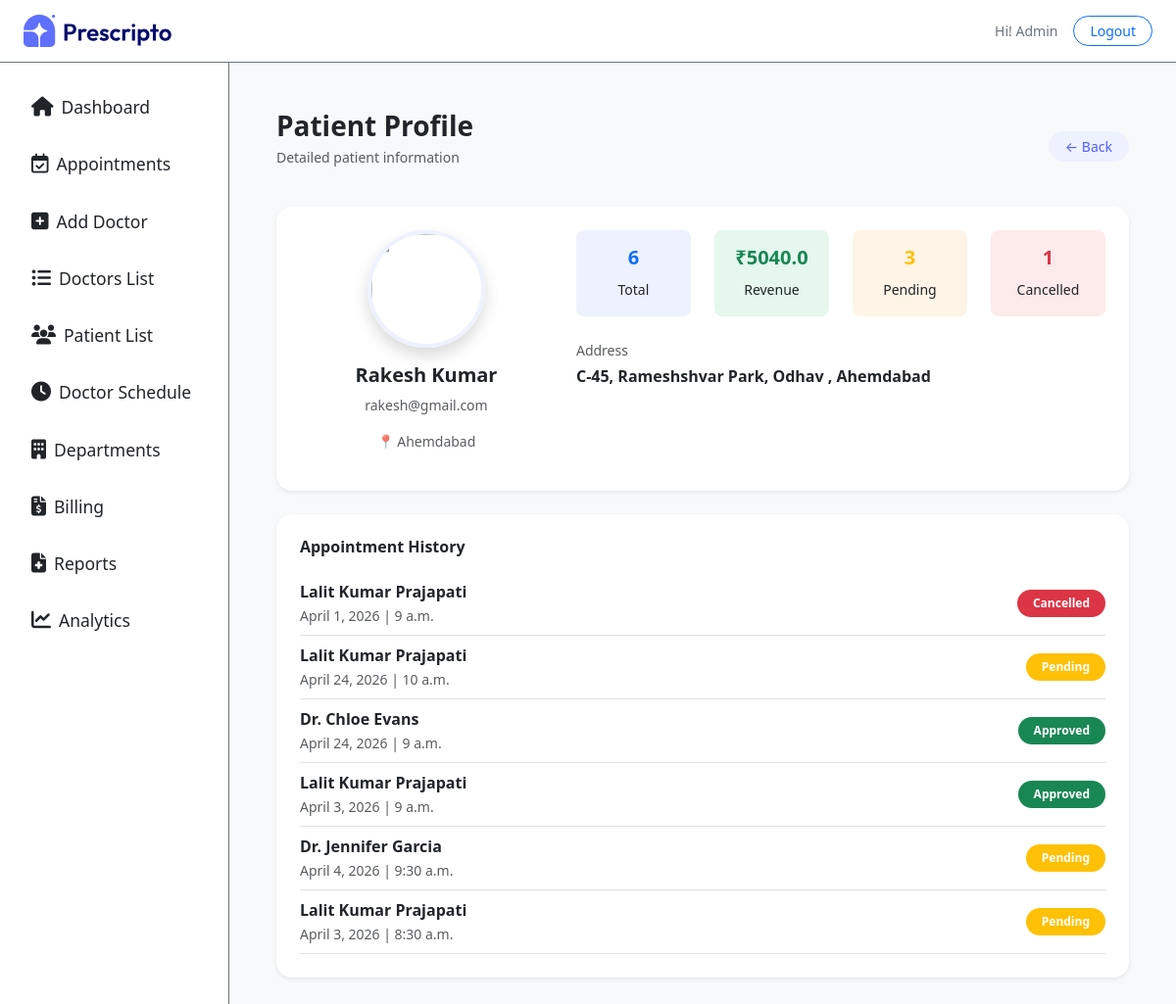
The app's page /patient/4/ (signed in), older data.
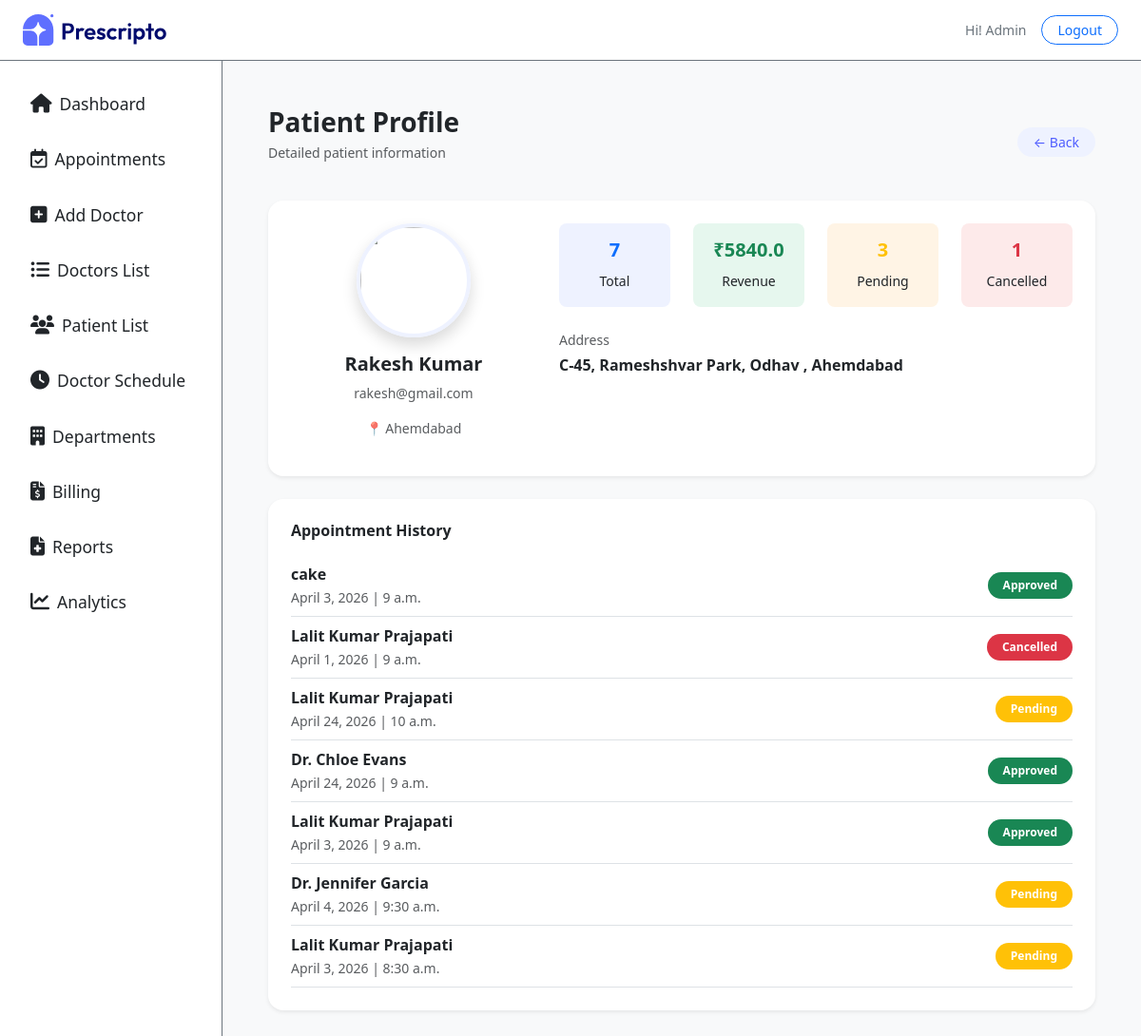
The same page, newer data.
### appointment/models.py (models this page shows, shortened)
class Appointment(models.Model):
    STATUS_CHOICES = (
        ('Pending', 'Pending'),
        ('Approved', 'Approved'),
        ('Cancelled', 'Cancelled'),
    )
    PAYMENT_METHOD = (
        ('Cash', 'Cash'),
        ('Online', 'Online'),
    )
    user = models.ForeignKey(
        Patients,
        on_delete=models.CASCADE,
        related_name='appointments'   # ✅ IMPORTANT
    )
    doctor = models.ForeignKey(Doctor, on_delete=models.CASCADE)
    appointment_date = models.DateField()
    appointment_time = models.TimeField()
    status = models.CharField(max_length=10, choices=STATUS_CHOICES, default='Pending')
    payment_method = models.CharField(max_length=10, choices=PAYMENT_METHOD, default='Cash')
    is_billed = models.BooleanField(default=False)
    created_at = models.DateTimeField(auto_now_add=True)

class Doctor(models.Model):
    image = CloudinaryField('image', folder='doctor_image')
    name = models.CharField(max_length=100)
    email = models.EmailField()
    username = models.CharField(max_length=255, unique=True)
    password = models.CharField(max_length=100)
    experience = models.IntegerField()
    fees = models.FloatField()
    category = models.ForeignKey(Category, on_delete=models.CASCADE)
    degree = models.CharField(max_length=50)
    about = models.TextField()
    address = models.TextField()
    available = models.BooleanField(default=True)

### appointment/views.py (the view)
# urls.py: path('patient/<int:id>/', views.patient_detail, name='patient_detail'),
@login_required(login_url='/dash_login')
@staff_member_required
def patient_detail(request, id):
    patient = get_object_or_404(Patients, id=id)
    stats = Appointment.objects.filter(user=patient).aggregate(
        total_appointments=Count('id'),
        total_bill=Sum('doctor__fees', filter=Q(status='Approved')),
        pending=Count('id', filter=Q(status='Pending')),
        cancelled=Count('id', filter=Q(status='Cancelled')),
    )
    appointments = Appointment.objects.filter(user=patient).order_by('-created_at')
    context = {
        'patient': patient,
        'appointments': appointments,
        'stats': stats,
        'action': 'patient_detail',
        "role": "admin"
    }
    return render(request, 'dashboard/patient_detail.html', context)

### templates/dashboard/patient_detail.html (shortened to what the changed rows need)
{% extends "dashboard/layout.html" %}
{% load static %}
{% block contant %}
<section class="p-5 bg-light" style="width: 100%;">
    <div class="bg-white rounded-4 shadow-sm p-4 mb-4" data-aos="fade-up">
        <div class="row">
            <div class="col-md-8">
                <div class="row text-center">
                    <div class="col-3">
                        <div class="p-3 rounded-3"
                            style="background:#eef2ff;">
                            <h5 class="fw-bold text-primary">
                                {{ stats.total_appointments|default:"0" }}
                            </h5>
                            <small>Total</small>
                        </div>
                    </div>
                    <div class="col-3">
                        <div class="p-3 rounded-3"
                            style="background:#e6f7ee;">
                            <h5 class="fw-bold text-success">
                                ₹{{ stats.total_bill|default:"0" }}
                            </h5>
                            <small>Revenue</small>
                        </div>
                    </div>
                </div>
            </div>
        </div>
    </div>
    <div class="bg-white rounded-4 shadow-sm p-4" data-aos="fade-up">
        {% for app in appointments %}
        <div class="d-flex justify-content-between align-items-center border-bottom py-2">
            <div>
                <p class="mb-0 fw-semibold">{{ app.doctor.name }}</p>
                <small class="text-muted">
                    {{ app.appointment_date }} | {{ app.appointment_time }}
                </small>
            </div>
            <span class="badge px-3 py-2 rounded-pill
                {% if app.status == 'Approved' %}
                    bg-success
                {% elif app.status == 'Pending' %}
                    bg-warning
                {% else %}
                    bg-danger
                {% endif %}">
                {{ app.status }}
            </span>
        </div>
        {% empty %}
        <p class="text-muted small">No appointments found</p>
        {% endfor %}
    </div>
</section>
{% endblock %}

Row changes from the older to the newer data that the page shows:
added Appointment: doctor.name "cake", appointment_date "April 3, 2026", appointment_time "9 a.m.", status "Approved"
Text that changed along with them:
{{ stats.total_appointments|default:"0" }}: "6" → "7"
{{ stats.total_bill|default:"0" }}: "5040.0" → "5840.0"
